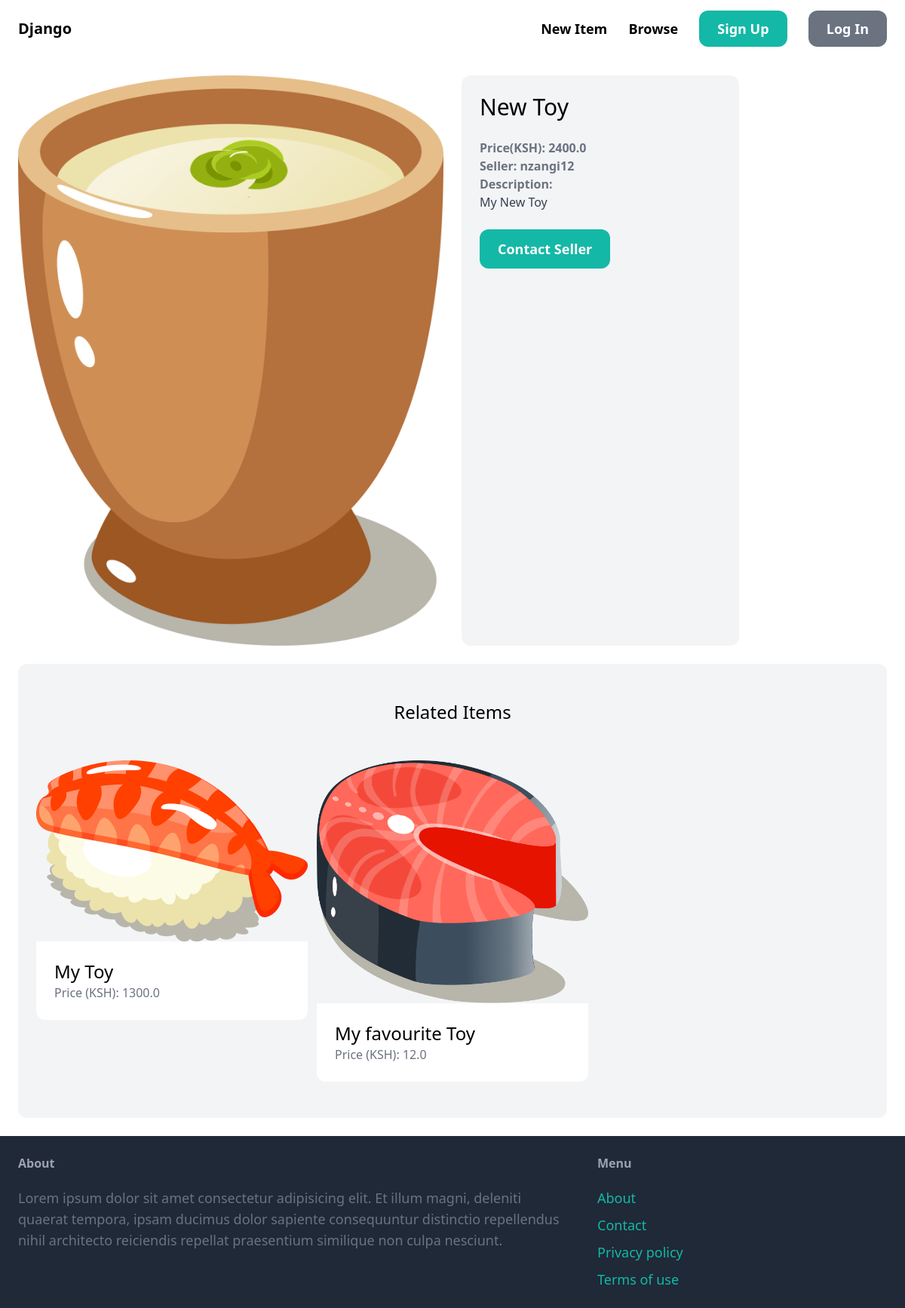
The page /items/8/ on the database its author committed.
### item/models.py (models this page shows)
class Item(models.Model):
    category = models.ForeignKey(Category,related_name='items',on_delete=models.CASCADE)
    name = models.CharField(max_length=255)
    description = models.TextField(blank=True,null=True)
    price = models.FloatField()
    image = models.ImageField(upload_to='item_images',blank=True,null=True)
    is_sold = models.BooleanField(default=False)
    created_by = models.ForeignKey(User,related_name='items',on_delete=models.CASCADE)
    created_at = models.DateTimeField(auto_now_add=True)

### item/views.py (the view)
# urls.py: path('<int:pk>/', views.detail, name='detail'),
def detail(request, pk):
    item = get_object_or_404(Item, pk=pk)
    related_items = Item.objects.filter(category=item.category, is_sold=False).exclude(pk=pk)[0:3]
    return render(request, "item/detail.html", {
        'item': item,
        'related_items': related_items,
    })

### item/templates/item/detail.html (shortened to what this page needs)
{% extends 'core/base.html'%}
{% block content %}
    <div class="grid grid-cols-6 gap-6">
        <div class="col-span-3">
            <img  src ="{{ item.image.url }}" class="rounded-xl" alt="image">
        </div>
        <div class="col-span-2 p-6 bg-gray-100 rounded-xl">
            <h2 class="mb-6 text-3xl ">{{ item.name }}</h2>
            <p class="text-gray-500 "><strong>Price(KSH): {{ item.price }}</strong></p>
            <p class="text-gray-500 "><strong>Seller: {{ item.created_by }}</strong></p>
            {% if item.description %}
                <p class="text-gray-700"><strong class="text-gray-500">Description:<br></strong>{{ item.description }}</p>
            {% endif %}
            {% if request.user == item.created_by %}
                <div class="mt-6 p-6 bg-white rounded-xl">
                 <p>This is Your Item!</p>
                    <a href="{% url 'item:edit' item.id %}" class="inline-block mt-6 px-6 py-3 font-semibold bg-teal-500 text-white rounded-xl">Edit</a>
                    <a href="{% url 'item:delete' item.id %}" class="inline-block mt-6 px-6 py-3 font-semibold bg-red-500 text-white rounded-xl">Delete</a>
                </div>
            {% else %}
                <a href="{% url 'conversation:new_messages' item.id %}" class="inline-block mt-6 px-6 py-3 text-lg font-semibold bg-teal-500 text-white rounded-xl hover:bg-teal-700">Contact Seller</a>
            {% endif %}
        </div>
    </div>
    <div class="mt-6 px-6 py-12 bg-gray-100 rounded-xl">
        <h2 class="mb-12 text-2xl text-center">Related Items</h2>
        <div class="grid grid-cols-3 gap-3">
            {% for item in related_items %}
                <div>
                    <a href="{% url 'item:detail' item.id %}">
                        <div><img src="{{item.image.url }}" class="rounded-t-xl"></div>
                        <div class="p-6 bg-white rounded-b-xl">
                            <h2 class="text-2xl">{{ item.name }}</h2>
                            <p class="text-gray-500">Price (KSH): {{ item.price }}</p>
                        </div>
                    </a>
                </div>
            {% endfor %}
        </div>
    </div>
{% endblock %}

### rows shown on the page
Item: image (picture), name "New Toy", price "2400.0", created_by "nzangi12", description "My New Toy"
Item: image (picture), name "My Toy", price "1300.0"
Item: image (picture), name "My favourite Toy", price "12.0"
